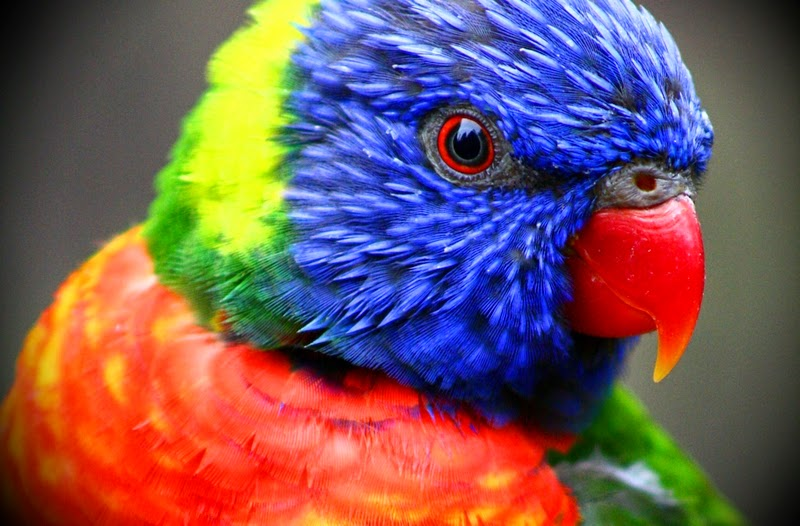
%> input picture CS216_image_understanding/Assignment_3/Bird.jpg, 800 x 526 px
$ octave --eval "result = filterBanks(imread('Bird.jpg'));"   (GNU Octave 9; MATLAB toolbox functions it lacks are replaced by stand-ins)
%> lines starting %> are read from the running program, lines starting %| are printed output that depends on the picture
function[filtered]=filterBanks(image)

I=im2double(image);

filter1=fspecial('gaussian',[1 3],1);
filter2=fspecial('gaussian',[1 6],2);
filter3=fspecial('gaussian',[1 12],4);
filter4=fspecial('gaussian',[3,1],1);
filter5=fspecial('gaussian',[6,1],2);
filter6=fspecial('gaussian',[12,1],4);

filtered1=imfilter(I,filter1);
filtered2=imfilter(I,filter2);
filtered3=imfilter(I,filter3);
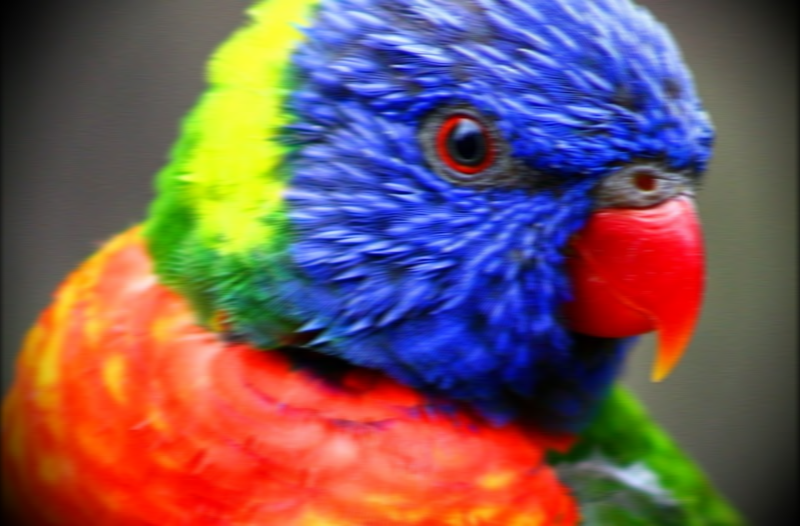
%> filtered3: size 526x800x3 double; mean R, G, B 0.471, 0.347, 0.358; mean of the top-left, top-right, bottom-left and bottom-right quarters 0.437, 0.406, 0.424, 0.3
filtered4=imfilter(I,filter4);
filtered5=imfilter(I,filter5);
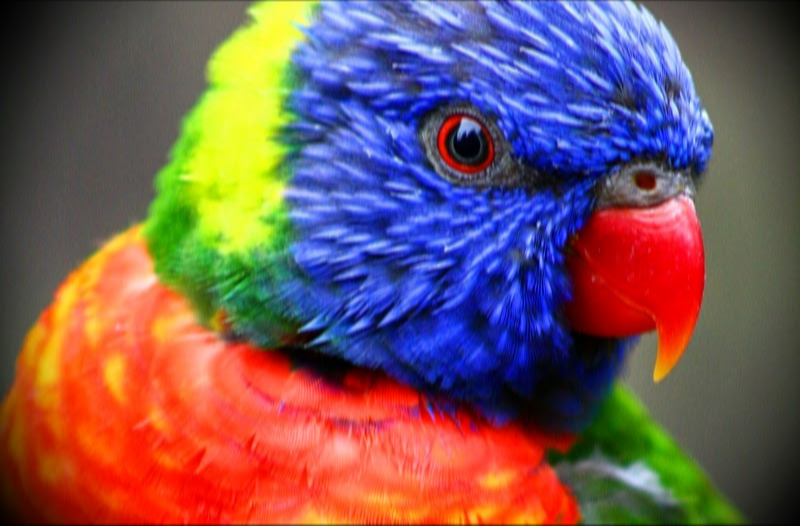
%> filtered5: size 526x800x3 double; mean R, G, B 0.47, 0.347, 0.357
filtered6=imfilter(I,filter6);
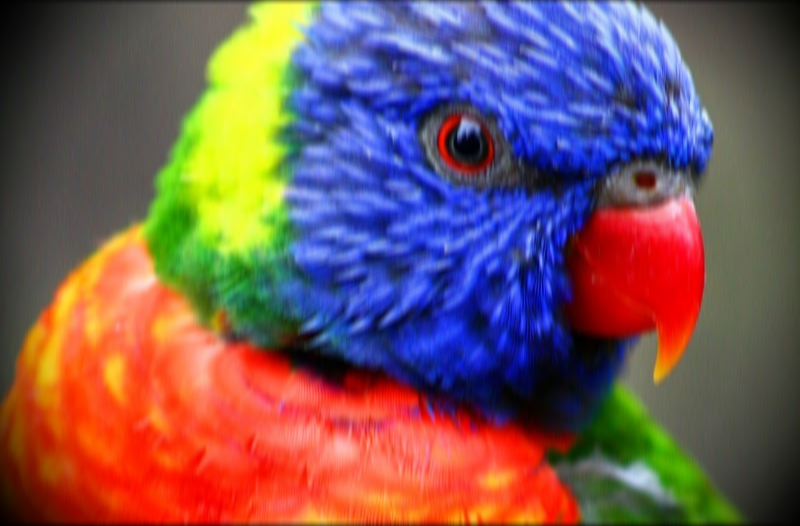
%> filtered6: size 526x800x3 double; mean R, G, B 0.469, 0.346, 0.357
filtered7=imfilter(I,fspecial('gaussian',[6 6],2))-imfilter(I,fspecial('gaussian',[3 3],1));
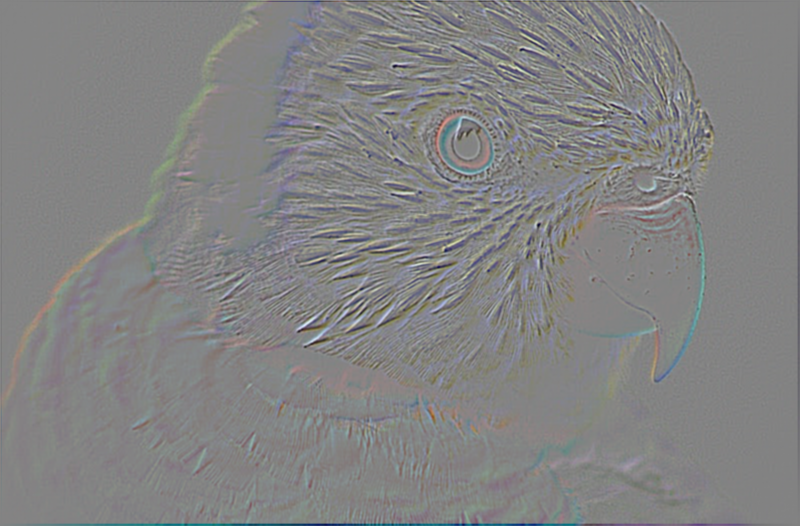
%> filtered7: size 526x800x3 double; mean R, G, B -0.000764, -0.000703, -0.000698; drawn with min black and max white
filtered8=imfilter(I,fspecial('gaussian',[12 12],4))-imfilter(I,fspecial('gaussian',[6 6],2));
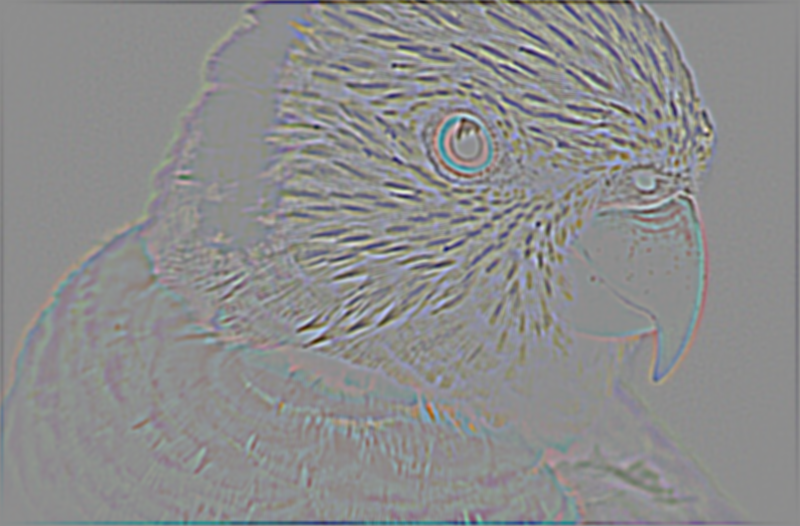
%> filtered8: size 526x800x3 double; mean R, G, B -0.00154, -0.00111, -0.000881; drawn with min black and max white


filtered=struct('filter_1',filtered1,'filter_2',filtered2,'filter_3',filtered3,'filter_4',filtered4,'filter_5',filtered5,'filter_6',filtered6,'filter_7',filtered7,'filter_8',filtered8);
end

$ run again, on CS216_image_understanding/Assignment_3/pineapple.jpg
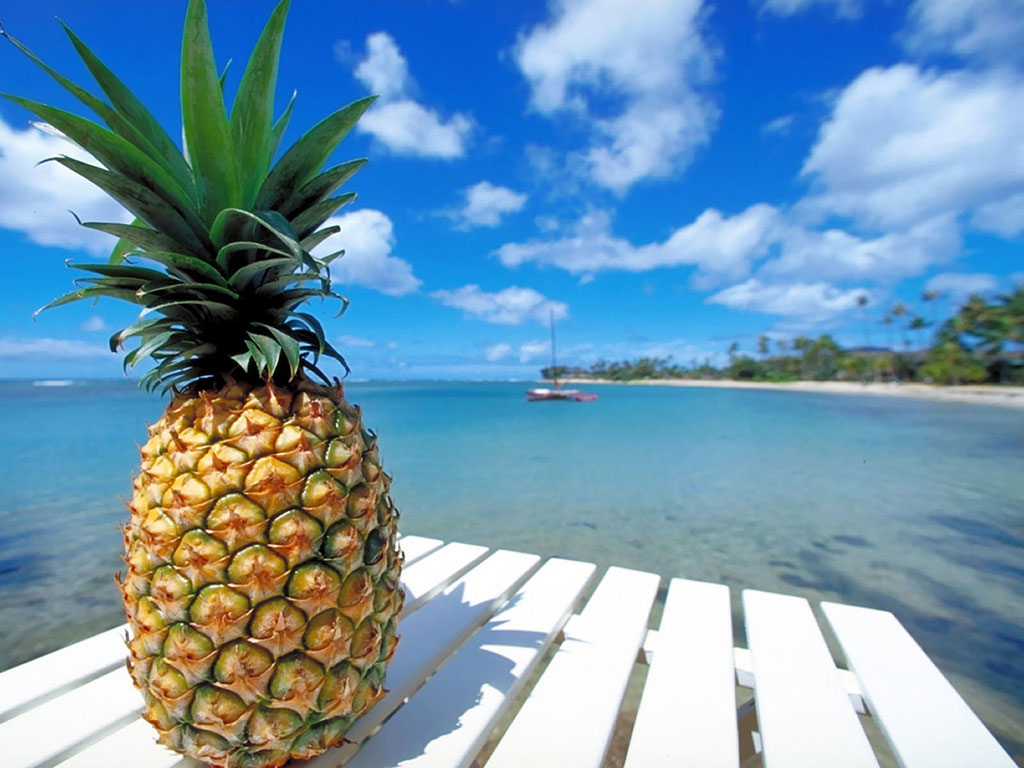
%> input picture CS216_image_understanding/Assignment_3/pineapple.jpg, 1024 x 768 px
%> in filterBanks, `filtered7=imfilter(I,fspecial('gaussian',[6 6],2))-imfilter(I,fspecial..`:
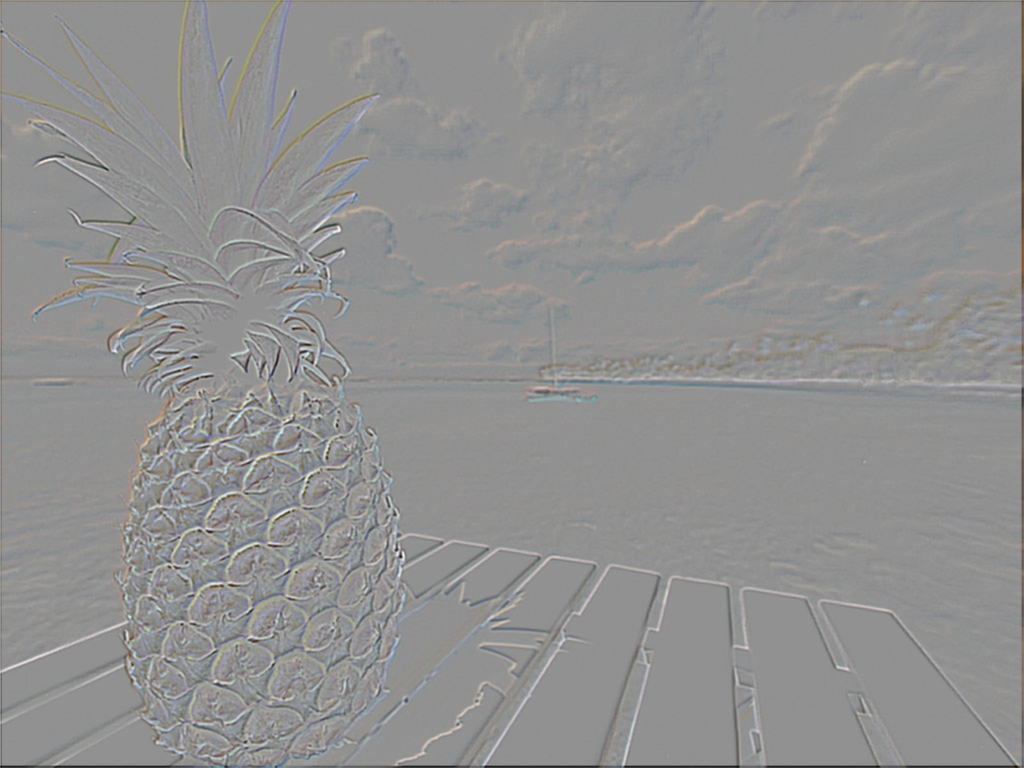
%> filtered7: size 768x1024x3 double; mean R, G, B -0.000548, -0.000886, -0.00127; drawn with min black and max white
%> in filterBanks, `filtered8=imfilter(I,fspecial('gaussian',[12 12],4))-imfilter(I,fspeci..`:
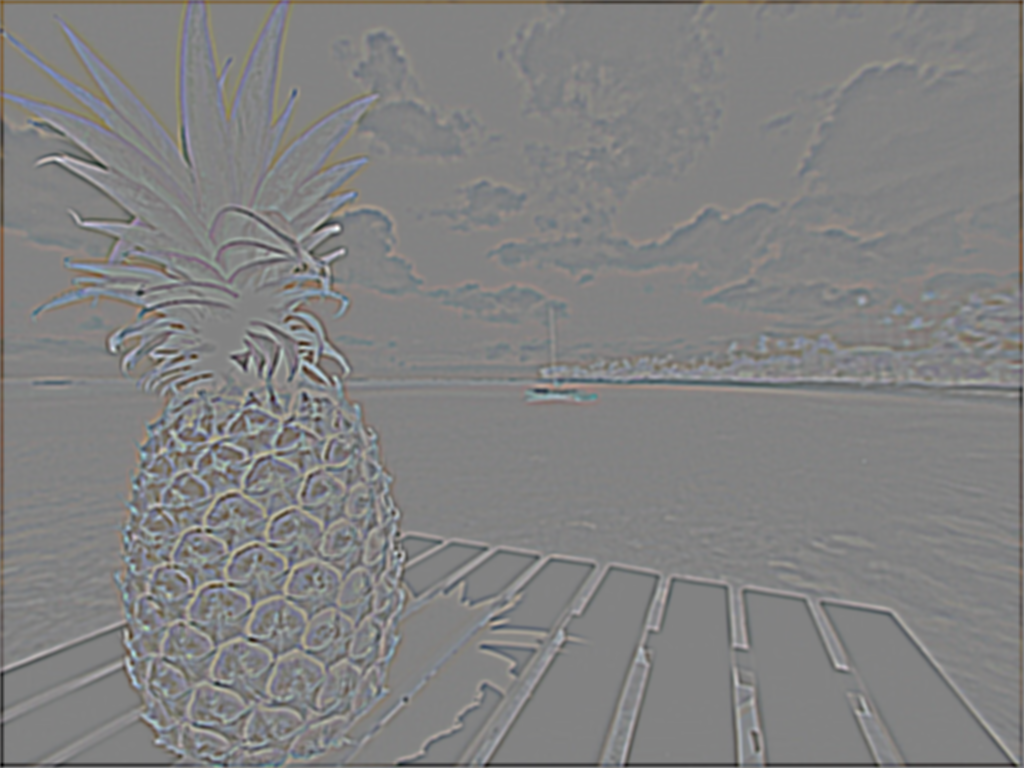
%> filtered8: size 768x1024x3 double; mean R, G, B -0.00124, -0.00166, -0.00209; drawn with min black and max white
